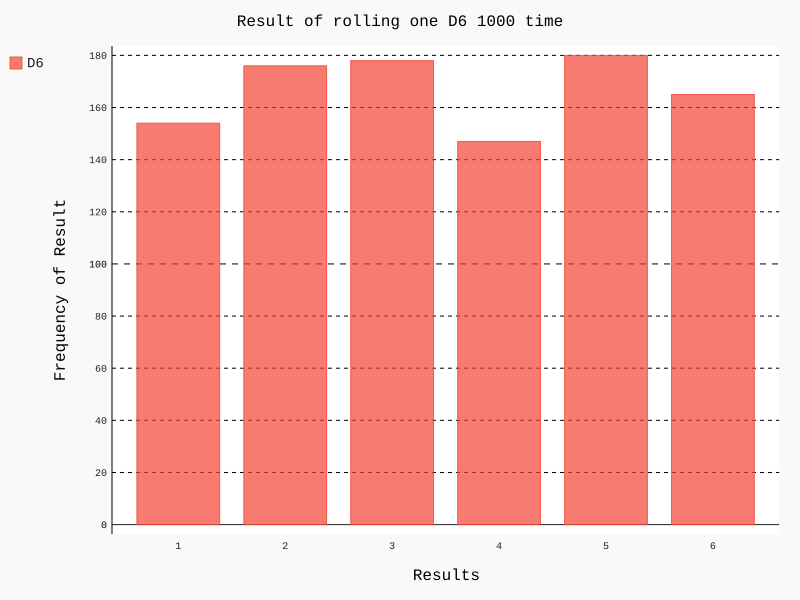

Source code (Python):
from die import Die
import pygal

die = Die()
result = [die.roll() for _ in range(1000)]

# Analyse the result
frequecies = []
for number in range(1, die.num_sides+1):
    frequecies.append(result.count(number))
    
print(frequecies)

hist = pygal.Bar()
hist.title = "Result of rolling one D6 1000 time"
hist.x_labels = list('123456')
hist.x_title = 'Results'
hist.y_title = "Frequency of Result"

hist.add('D6', frequecies)
hist.render_to_file('die_visual.svg')
    
